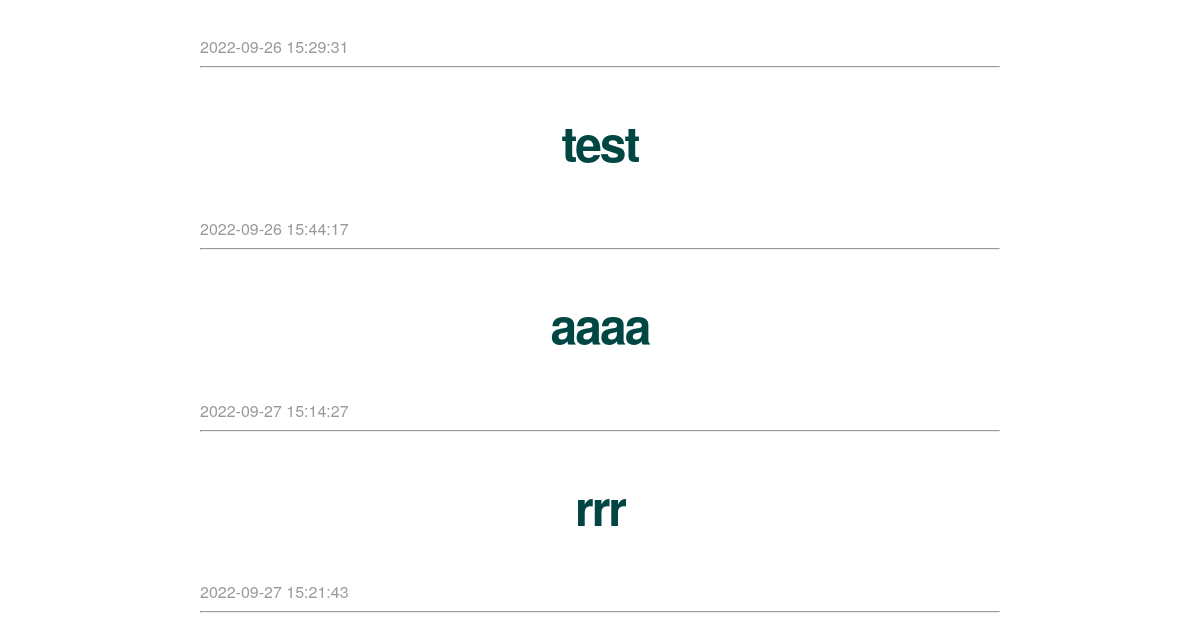
Before: / (lower part) with the older database file.
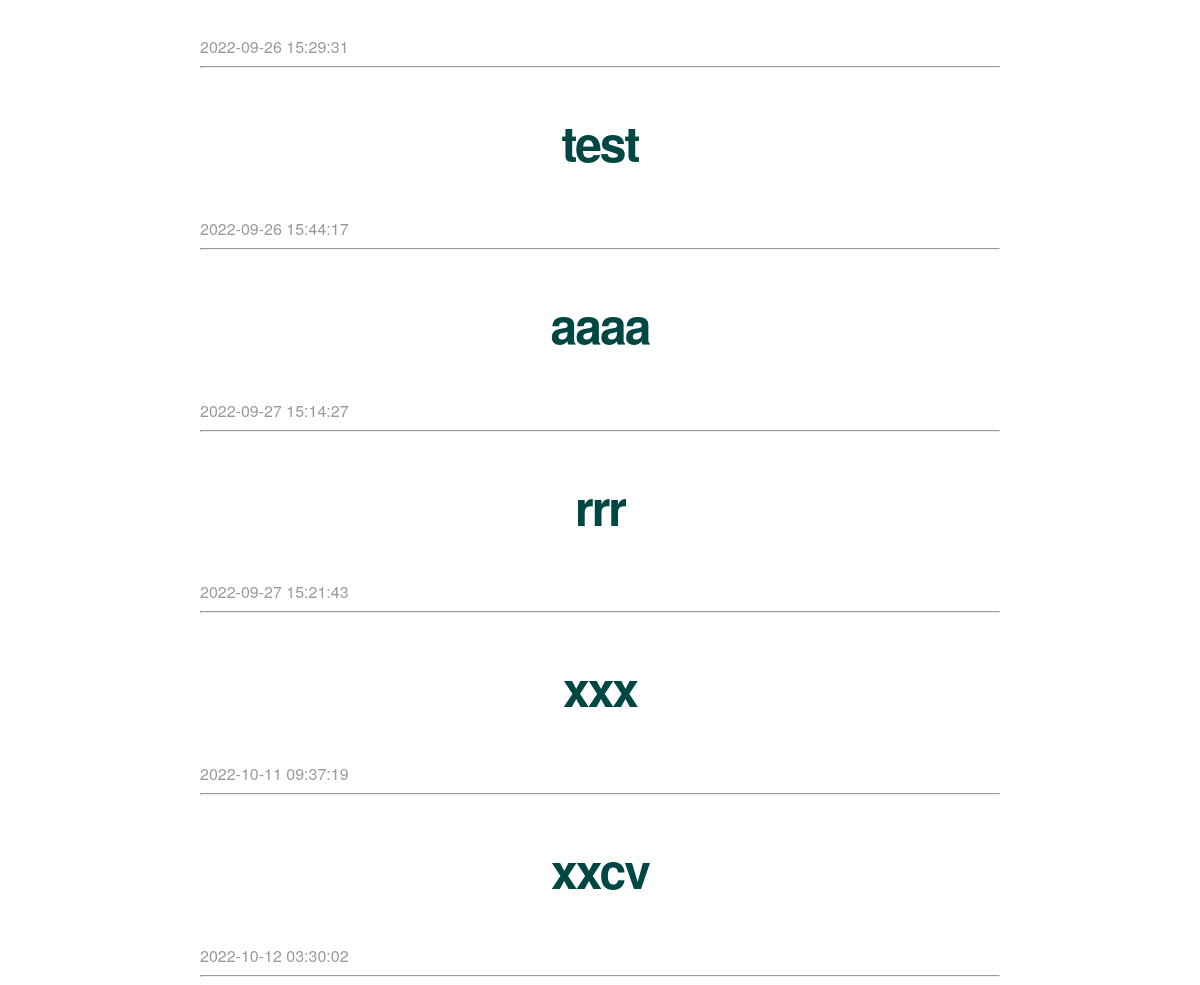
After: the same page with the newer database file.
### tables this page shows
CREATE TABLE posts (
    id INTEGER PRIMARY KEY AUTOINCREMENT,
    created TIMESTAMP NOT NULL DEFAULT CURRENT_TIMESTAMP,
    title TEXT NOT NULL,
    content TEXT NOT NULL
);

### app.py (the view)
@app.route('/')
def index():
    connection = get_db_connection()
    posts = connection.execute('SELECT * FROM posts').fetchall()
    connection.close()
    return render_template('index.html', posts=posts)

### app.py (called while the page is built)
def get_db_connection():
    connection = sqlite3.connect('database.db')
    connection.row_factory = sqlite3.Row
    global db_connection_count
    db_connection_count+=1
    return connection

### templates/index.html (shortened to what this page needs)
{% extends 'base.html' %}
{% block content %}
    {% for post in posts %}
        <a class="post" href="{{ url_for('post', post_id=post['id']) }}">
            <h2>{{ post['title'] }}</h2>
        </a>
        <span class="timestamp">{{ post['created'] }}</span>
        <hr>
    {% endfor %}
{% endblock %}

### templates/base.html (shortened to what this page needs)
<!doctype html>
<html lang="en">
  <head>
     <link rel="stylesheet" href="{{ url_for('static', filename='css/main.css') }}">
  </head>
  <body>
    <div class="container">
        {% block content %} {% endblock %}
    </div>
  </body>
</html>

### static/css/main.css (style rules this page uses)
body { margin: 0; padding: 0; font-family: "Helvetica Neue", Helvetica, Arial, sans-serif; color: #444; }
.container { width: 800px; margin: 0 auto; margin-block-start: 80px; }
h2 { font-size: 3em; margin-top: 40px; text-align: center; letter-spacing: -2px; color: #004643; }
.post { text-decoration: none; }
.timestamp { color: #999; }

Changed rows visible on the page:
added posts: title "xxx", created "2022-10-11 09:37:19"
added posts: title "xxcv", created "2022-10-12 03:30:02"
